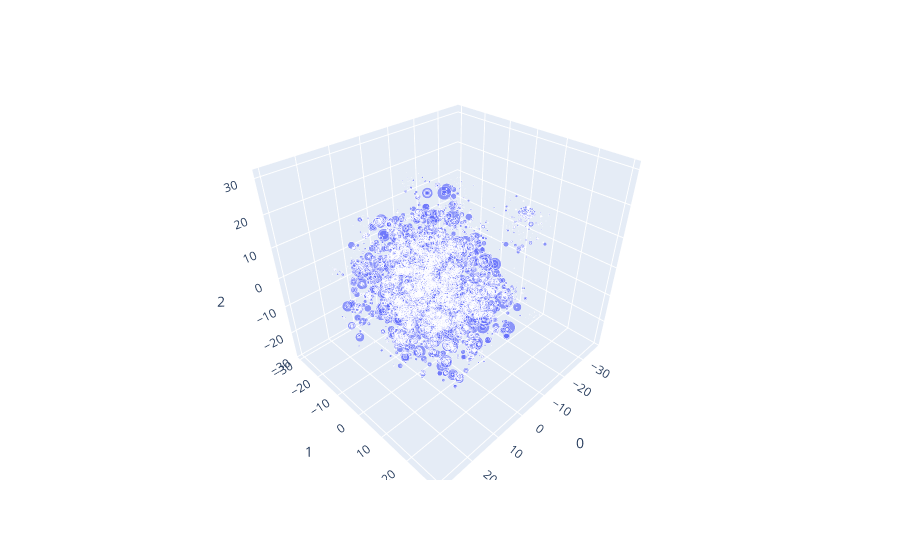

Source (notebook cell):
### Code cell
fig = px.scatter_3d(projections,
                   x=0, y=1, z=2,
                hover_name=names,
                   size = members,
                    size_max = 20
                   )
# fig.update_traces(marker_size=2)
fig.show()

### Figure 1 — Plotly figure (JSON) as saved in the notebook; plotly's stock layout.template omitted (floating-point values rounded to 4 significant figures; data arrays with more than 128 entries replaced by an {"elided": "..."} marker saying what was removed)
{"data": [{"hovertemplate": "<b>%{hovertext}</b><br><br>0=%{x}<br>1=%{y}<br>2=%{z}<br>size=%{marker.size}<extra></extra>", "hovertext": {"elided": "9431 str values"}, "legendgroup": "", "marker": {"color": "#636efa", "size": {"elided": "9431 int values"}, "sizemode": "area", "sizeref": 44.4, "symbol": "circle"}, "mode": "markers", "name": "", "scene": "scene", "showlegend": false, "type": "scatter3d", "x": {"elided": "9431 float values"}, "y": {"elided": "9431 float values"}, "z": {"elided": "9431 float values"}}], "layout": {"legend": {"itemsizing": "constant", "tracegroupgap": 0}, "margin": {"t": 60}, "scene": {"domain": {"x": [0, 1], "y": [0, 1]}, "xaxis": {"title": {"text": "0"}}, "yaxis": {"title": {"text": "1"}}, "zaxis": {"title": {"text": "2"}}}}}
